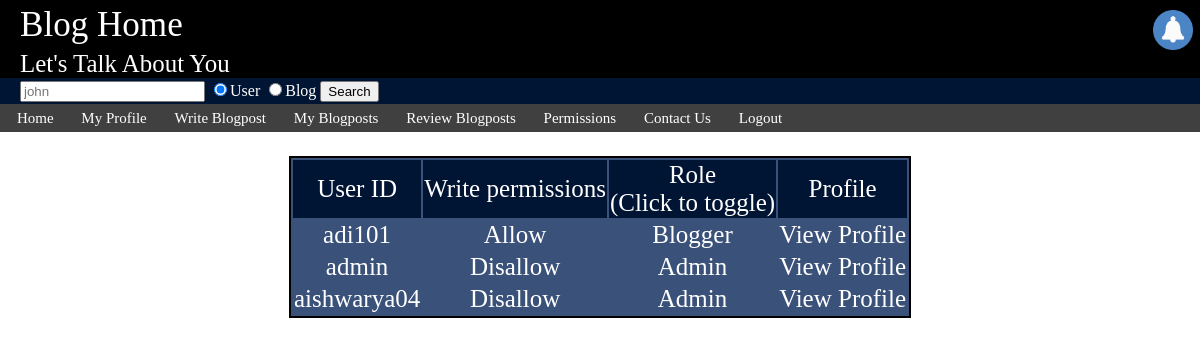
The app's page /permission.php (signed in) with its own data.
### tables this page shows
CREATE TABLE `users` (
  `userID` varchar(25) NOT NULL,
  `password` varchar(20) NOT NULL,
  `name` varchar(25) NOT NULL,
  `mail` varchar(30) NOT NULL,
  `birthdate` date DEFAULT NULL,
  `profession` varchar(15) NOT NULL,
  `city` varchar(20) NOT NULL,
  `type` char(1) NOT NULL DEFAULT 'B',
  `canWrite` int(11) NOT NULL DEFAULT '0',
  `verified` int(11) NOT NULL DEFAULT '0'
);

### permission.php (the view, shortened to what this page needs)
<!DOCTYPE html>
<html>
<head>
	<link rel="stylesheet" type="text/css" href="style.css">
</head>
<body>
	<div class="header"><h3> Blog Home<span style="float:right; margin: 5px;"><a href="notifications.php"><img src="notif.png" alt="Notification" height="40px" width="40px"></a></span></h3>
			<h5>Let's Talk About You</h5>
	</div>
	<div class="search">
		<form action="search.php" method="post">
			<input type = "text" placeholder = "john" name ="key">
			<input type="radio" name="srch" value="user" checked="1">User
			<input type="radio" name="srch" value="blog">Blog
			<button type="submit">Search</button>
		</form>
	</div>
	<div class = "menu">
		<ul>
  		<li><a href="index.php">Home</a></li>
  		<li><a href="profile.php">My Profile</a></li>
  		<li><a href="writeBlog.php?publish=0">Write Blogpost</a></li>
  		<li><a href="viewBlog.php">My Blogposts</a></li>
  		<li><a href="reviewBlog.php?stat=0">Review Blogposts</a></li>
  		<li><a href="permission.php">Permissions</a></li>
 	    <li><a href="contactUs.php">Contact Us</a></li>
 		<li><a href="logout.php">Logout</a></li>
		</ul>
	</div>
	<div class="posts">
	<?php
		include 'authorize.php';
		$sql = "SELECT * FROM users;";
		$res = $conn->query($sql);
		echo "<table class = 'users'><tr class ='heading'><td>User ID</td><td>Write permissions</td><td>Role<br>(Click to toggle)</td><td>Profile</td></tr>";
		while($row=$res->fetch_assoc()){
			$stat="";
			$type = "";
			if($row['canWrite']==0)
				$stat = "Allow";
			else
				$stat = "Disallow";
			if($row['type']=='A')
				$type = "Admin";
			else
				$type = "Blogger";
			echo "<tr><td>".$row['userID']."</td><td><a href = 'permit.php?userID=".$row['userID']."'>".$stat."</a></td><td><a href = 'permit2.php?userID=".$row['userID']."&type=".$row['type']."'>".$type."</a></td><td><a href = 'loadProfile.php?userID=".$row['userID']."'>View Profile</a></td></tr>";
		}
		echo "</table>";
	?>
	</div>
</body>
</html>

### style.css (style rules this page uses)
body { margin:0px; background-color: #FFFFFF; }
.header { background-color: #000000; color: white; font-size: 30px; margin-bottom: 0px; }
.header h3,h5 { margin:0px; padding-left: 20px; padding-top: 5px; padding-bottom: 0px; }
.menu ul { list-style-type: none; margin: 0; padding: 0; padding: 5px; background-color: #404040; }
.menu li { display: inline; padding-right: 1%; padding-left: 1%; font-size:15px; }
.menu { margin:0; }
.menu a { text-decoration: none; color: white; }
.post h1,h4,h5,h2 { padding-left:20px; padding-right: 10px; margin:0px; }
.post h4,h5,h2 { font-weight: normal; }
.search { background-color: #001433; padding: 2px; padding-left: 20px; color: white; }
.users { background-color: #3A517A; color: white; border: 2px solid black; margin: auto; margin-top:2%; text-align: center; vertical-align: middle; font-size: 25px; }
.users .heading { background-color: #001433; }
.users a { text-decoration: none; color: white; }
.comment h4,h3,h6 { font-weight: normal; margin: 0px; padding:2px; padding-left:20px; }

### records on screen
users: userID "adi101", canWrite "Allow", type "Blogger"
users: userID "admin", canWrite "Disallow", type "Admin"
users: userID "aishwarya04", canWrite "Disallow", type "Admin"
